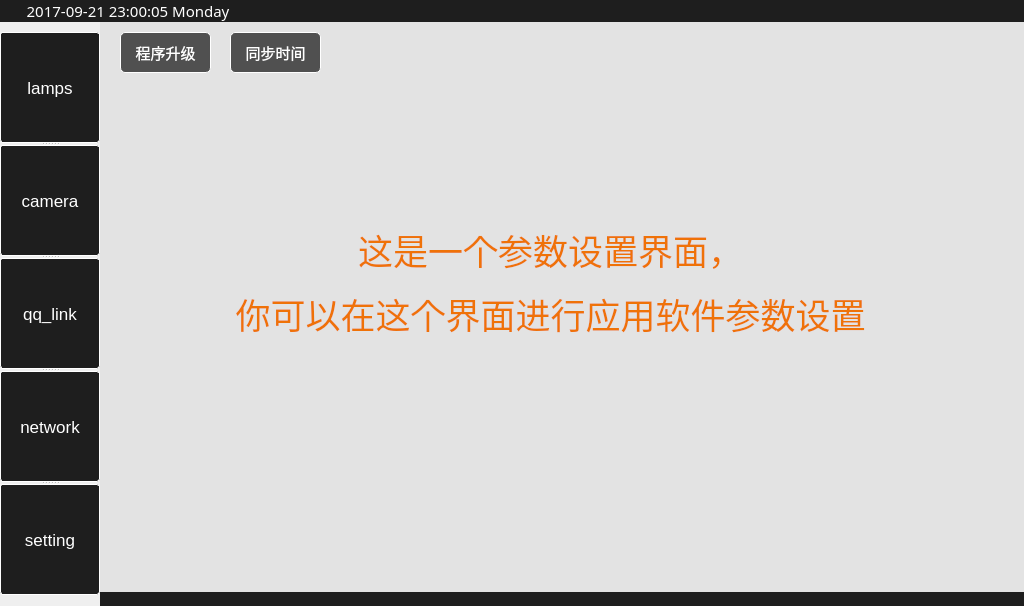
<?xml version="1.0" encoding="UTF-8"?>
<ui version="4.0">
 <class>WelcomeWidget</class>
 <widget class="QWidget" name="WelcomeWidget">
  <property name="windowModality">
   <enum>Qt::ApplicationModal</enum>
  </property>
  <property name="geometry">
   <rect>
    <x>0</x>
    <y>0</y>
    <width>1024</width>
    <height>606</height>
   </rect>
  </property>
  <property name="windowTitle">
   <string>WelcomeWidget</string>
  </property>
  <property name="autoFillBackground">
   <bool>true</bool>
  </property>
  <property name="styleSheet">
   <string notr="true"/>
  </property>
  <layout class="QGridLayout" name="gridLayout" rowstretch="0,0,0" columnstretch="0,0" rowminimumheight="0,0,0">
   <property name="sizeConstraint">
    <enum>QLayout::SetDefaultConstraint</enum>
   </property>
   <property name="leftMargin">
    <number>0</number>
   </property>
   <property name="topMargin">
    <number>0</number>
   </property>
   <property name="rightMargin">
    <number>0</number>
   </property>
   <property name="bottomMargin">
    <number>0</number>
   </property>
   <property name="spacing">
    <number>0</number>
   </property>
   <item row="0" column="0" colspan="2">
    <layout class="QHBoxLayout" name="horizontalLayout" stretch="1,3">
     <property name="spacing">
      <number>0</number>
     </property>
     <property name="sizeConstraint">
      <enum>QLayout::SetDefaultConstraint</enum>
     </property>
     <item>
      <widget class="QLabel" name="label_time">
       <property name="font">
        <font>
         <family>Ubuntu-Mono</family>
         <pointsize>-1</pointsize>
         <weight>50</weight>
         <italic>false</italic>
         <bold>false</bold>
        </font>
       </property>
       <property name="styleSheet">
        <string notr="true">font: 15px &quot;Ubuntu-Mono&quot;;
color: white;
background-color: rgb(30,30,30);</string>
       </property>
       <property name="lineWidth">
        <number>0</number>
       </property>
       <property name="text">
        <string>&lt;html&gt;&lt;head/&gt;&lt;body&gt;&lt;p align=&quot;center&quot;&gt;&lt;span style=&quot; font-size:11pt;&quot;&gt;2017-09-21 23:00:05 Monday&lt;/span&gt;&lt;/p&gt;&lt;/body&gt;&lt;/html&gt;</string>
       </property>
       <property name="alignment">
        <set>Qt::AlignCenter</set>
       </property>
       <property name="margin">
        <number>5</number>
       </property>
       <property name="indent">
        <number>0</number>
       </property>
      </widget>
     </item>
     <item>
      <widget class="QLabel" name="label_title">
       <property name="font">
        <font>
         <family>微软雅黑</family>
         <pointsize>-1</pointsize>
         <weight>50</weight>
         <italic>false</italic>
         <bold>false</bold>
        </font>
       </property>
       <property name="styleSheet">
        <string notr="true">font:  20px &quot;微软雅黑&quot;;
color: white;
background-color: rgb(14,135,228);
background-color: rgb(30,30,30);</string>
       </property>
       <property name="frameShape">
        <enum>QFrame::NoFrame</enum>
       </property>
       <property name="lineWidth">
        <number>0</number>
       </property>
       <property name="text">
        <string/>
       </property>
       <property name="textFormat">
        <enum>Qt::PlainText</enum>
       </property>
       <property name="alignment">
        <set>Qt::AlignCenter</set>
       </property>
       <property name="margin">
        <number>5</number>
       </property>
       <property name="indent">
        <number>0</number>
       </property>
      </widget>
     </item>
    </layout>
   </item>
   <item row="1" column="1">
    <widget class="QStackedWidget" name="stackedWidget">
     <property name="styleSheet">
      <string notr="true">background-color: rgb(227, 227, 227);</string>
     </property>
     <property name="frameShape">
      <enum>QFrame::NoFrame</enum>
     </property>
     <property name="lineWidth">
      <number>1</number>
     </property>
     <property name="currentIndex">
      <number>4</number>
     </property>
     <widget class="QWidget" name="page_lamps">
      <widget class="QPushButton" name="pb_all_lamps_ctrl">
       <property name="geometry">
        <rect>
         <x>640</x>
         <y>30</y>
         <width>71</width>
         <height>31</height>
        </rect>
       </property>
       <property name="styleSheet">
        <string notr="true">QPushButton{
	background-color: rgb(14,135,228);
	background-color: rgb(80,80,80);
	border-radius:5px;
	border:1px solid white;
	font-size:15px;
	color: white;
}

QPushButton:pressed
{
    background-color:rgb(228,135,14);
}

</string>
       </property>
       <property name="text">
        <string>全关</string>
       </property>
       <property name="checkable">
        <bool>true</bool>
       </property>
       <property name="checked">
        <bool>false</bool>
       </property>
       <property name="autoExclusive">
        <bool>true</bool>
       </property>
       <property name="flat">
        <bool>false</bool>
       </property>
      </widget>
      <widget class="QSlider" name="horizontalSlider_brightness">
       <property name="geometry">
        <rect>
         <x>64</x>
         <y>30</y>
         <width>461</width>
         <height>31</height>
        </rect>
       </property>
       <property name="styleSheet">
        <string notr="true">QSlider::groove:horizontal {
        height: 12px;  
	   background: qlineargradient(x1: 0, y1:0, x2: 0, y2: 1, stop: 0 rgb(124, 124, 124), stop: 1.0 rgb(71, 71, 71));
}

QSlider::handle:horizontal {
        width: 18px;
        background: rgb(228,135,14);
        margin: -6px 0px -6px 0px;
        border-radius: 5px;
}</string>
       </property>
       <property name="minimum">
        <number>0</number>
       </property>
       <property name="maximum">
        <number>100</number>
       </property>
       <property name="value">
        <number>30</number>
       </property>
       <property name="orientation">
        <enum>Qt::Horizontal</enum>
       </property>
      </widget>
      <widget class="QPushButton" name="pb_brightness_increase">
       <property name="geometry">
        <rect>
         <x>540</x>
         <y>30</y>
         <width>31</width>
         <height>31</height>
        </rect>
       </property>
       <property name="styleSheet">
        <string notr="true">QPushButton{
	background-color: rgb(14,135,228);
	background-color: rgb(80,80,80);
	border-radius:5px;
	border:1px solid white;
	font-size:15px;
	color: white;
}

QPushButton:pressed
{
    background-color:rgb(228,135,14);
	border-radius:5px;
	border:1px solid white;
	font-size:15px;
	color: white;
    padding-left:3px;
    padding-top:3px;
}</string>
       </property>
       <property name="text">
        <string>+</string>
       </property>
       <property name="flat">
        <bool>false</bool>
       </property>
      </widget>
      <widget class="QPushButton" name="pb_brightness_decrease">
       <property name="geometry">
        <rect>
         <x>22</x>
         <y>30</y>
         <width>31</width>
         <height>31</height>
        </rect>
       </property>
       <property name="styleSheet">
        <string notr="true">QPushButton{
	background-color: rgb(14,135,228);
	background-color: rgb(80,80,80);
	border-radius:5px;
	border:1px solid white;
	font-size:15px;
	color: white;
}

QPushButton:pressed
{
    background-color:rgb(228,135,14);
	border-radius:5px;
	border:1px solid white;
	font-size:15px;
	color: white;
    padding-left:3px;
    padding-top:3px;
}</string>
       </property>
       <property name="text">
        <string>-</string>
       </property>
       <property name="flat">
        <bool>false</bool>
       </property>
      </widget>
      <widget class="QLabel" name="label_brightness_value">
       <property name="geometry">
        <rect>
         <x>580</x>
         <y>30</y>
         <width>51</width>
         <height>31</height>
        </rect>
       </property>
       <property name="styleSheet">
        <string notr="true">border-color: rgb(0, 156, 234);
border: 2px solid  rgb(80, 80, 80);
border-radius: 5px;</string>
       </property>
       <property name="text">
        <string/>
       </property>
      </widget>
      <widget class="QLabel" name="label">
       <property name="geometry">
        <rect>
         <x>90</x>
         <y>120</y>
         <width>741</width>
         <height>321</height>
        </rect>
       </property>
       <property name="text">
        <string>&lt;html&gt;&lt;head/&gt;&lt;body&gt;&lt;p align=&quot;center&quot;&gt;&lt;span style=&quot; font-size:24pt; color:#e37d28;&quot;&gt;这是一个灯光调节界面，&lt;/span&gt;&lt;/p&gt;&lt;p align=&quot;center&quot;&gt;&lt;span style=&quot; font-size:24pt; color:#e37d28;&quot;&gt;你可以在这个界面进行灯光设备的相关操作&lt;/span&gt;&lt;/p&gt;&lt;/body&gt;&lt;/html&gt;</string>
       </property>
       <property name="textFormat">
        <enum>Qt::AutoText</enum>
       </property>
      </widget>
     </widget>
     <widget class="QWidget" name="page_camera">
      <widget class="QPushButton" name="pb_open_camera">
       <property name="geometry">
        <rect>
         <x>20</x>
         <y>10</y>
         <width>91</width>
         <height>41</height>
        </rect>
       </property>
       <property name="styleSheet">
        <string notr="true">QPushButton{
	background-color: rgb(14,135,228);
	background-color: rgb(80,80,80);
	border-radius:5px;
	border:1px solid white;
	font-size:15px;
	color: white;
}

QPushButton:pressed
{
    background-color:rgb(228,135,14);
	border-radius:5px;
	border:1px solid white;
	font-size:15px;
	color: white;
    padding-left:3px;
    padding-top:3px;
}</string>
       </property>
       <property name="text">
        <string>打开摄像头</string>
       </property>
       <property name="flat">
        <bool>false</bool>
       </property>
      </widget>
      <widget class="QPushButton" name="pb_take_photos">
       <property name="geometry">
        <rect>
         <x>150</x>
         <y>10</y>
         <width>101</width>
         <height>41</height>
        </rect>
       </property>
       <property name="styleSheet">
        <string notr="true">QPushButton{
	background-color: rgb(14,135,228);
	background-color: rgb(80,80,80);
	border-radius:5px;
	border:1px solid white;
	font-size:15px;
	color: white;
}

QPushButton:pressed
{
    background-color:rgb(228,135,14);
	border-radius:5px;
	border:1px solid white;
	font-size:15px;
	color: white;
    padding-left:3px;
    padding-top:3px;
}</string>
       </property>
       <property name="text">
        <string>点击拍照</string>
       </property>
       <property name="flat">
        <bool>false</bool>
       </property>
      </widget>
      <widget class="QPushButton" name="pb_take_videos">
       <property name="geometry">
        <rect>
         <x>290</x>
         <y>10</y>
         <width>91</width>
         <height>41</height>
        </rect>
       </property>
       <property name="styleSheet">
        <string notr="true">QPushButton{
	background-color: rgb(14,135,228);
	background-color: rgb(80,80,80);
	border-radius:5px;
	border:1px solid white;
	font-size:15px;
	color: white;
}

QPushButton:pressed
{
    background-color:rgb(228,135,14);
	border-radius:5px;
	border:1px solid white;
	font-size:15px;
	color: white;
    padding-left:3px;
    padding-top:3px;
}</string>
       </property>
       <property name="text">
        <string>开始录像</string>
       </property>
       <property name="flat">
        <bool>false</bool>
       </property>
      </widget>
      <widget class="QLabel" name="label_camera">
       <property name="geometry">
        <rect>
         <x>20</x>
         <y>70</y>
         <width>360</width>
         <height>240</height>
        </rect>
       </property>
       <property name="styleSheet">
        <string notr="true">border-color: rgb(0, 156, 234);
border: 1px solid  rgb(80, 80, 80);
border-radius: 5px;</string>
       </property>
       <property name="text">
        <string/>
       </property>
       <property name="scaledContents">
        <bool>true</bool>
       </property>
      </widget>
      <widget class="QLabel" name="label_2">
       <property name="geometry">
        <rect>
         <x>160</x>
         <y>310</y>
         <width>701</width>
         <height>191</height>
        </rect>
       </property>
       <property name="text">
        <string>&lt;html&gt;&lt;head/&gt;&lt;body&gt;&lt;p align=&quot;center&quot;&gt;&lt;span style=&quot; font-size:26pt; color:#ef7208;&quot;&gt;这是一个摄像头显示界面，&lt;/span&gt;&lt;/p&gt;&lt;p align=&quot;center&quot;&gt;&lt;span style=&quot; font-size:26pt; color:#ef7208;&quot;&gt;你可以在这个界面进行摄像头的相关操作&lt;/span&gt;&lt;/p&gt;&lt;/body&gt;&lt;/html&gt;</string>
       </property>
       <property name="textFormat">
        <enum>Qt::AutoText</enum>
       </property>
      </widget>
     </widget>
     <widget class="QWidget" name="page_qqlink">
      <widget class="QPushButton" name="pb_link_qq_server">
       <property name="geometry">
        <rect>
         <x>20</x>
         <y>10</y>
         <width>81</width>
         <height>41</height>
        </rect>
       </property>
       <property name="styleSheet">
        <string notr="true">QPushButton{
	background-color: rgb(14,135,228);
	background-color: rgb(80,80,80);
	border-radius:5px;
	border:1px solid white;
	font-size:15px;
	color: white;
}

QPushButton:pressed
{
    background-color:rgb(228,135,14);
	border-radius:5px;
	border:1px solid white;
	font-size:15px;
	color: white;
    padding-left:3px;
    padding-top:3px;
}</string>
       </property>
       <property name="text">
        <string>连接QQ</string>
       </property>
       <property name="flat">
        <bool>false</bool>
       </property>
      </widget>
      <widget class="QLabel" name="label_link_status">
       <property name="geometry">
        <rect>
         <x>110</x>
         <y>10</y>
         <width>101</width>
         <height>41</height>
        </rect>
       </property>
       <property name="styleSheet">
        <string notr="true">border-color: rgb(0, 156, 234);
border: 2px solid  rgb(80, 80, 80);
border-radius: 5px;</string>
       </property>
       <property name="text">
        <string>&lt;html&gt;&lt;head/&gt;&lt;body&gt;&lt;p align=&quot;center&quot;&gt;&lt;br/&gt;&lt;/p&gt;&lt;/body&gt;&lt;/html&gt;</string>
       </property>
      </widget>
      <widget class="QLabel" name="label_product_id">
       <property name="geometry">
        <rect>
         <x>300</x>
         <y>10</y>
         <width>111</width>
         <height>41</height>
        </rect>
       </property>
       <property name="styleSheet">
        <string notr="true">border-color: rgb(0, 156, 234);
border: 2px solid  rgb(80, 80, 80);
border-radius: 5px;</string>
       </property>
       <property name="text">
        <string>&lt;html&gt;&lt;head/&gt;&lt;body&gt;&lt;p align=&quot;center&quot;&gt;&lt;br/&gt;&lt;/p&gt;&lt;/body&gt;&lt;/html&gt;</string>
       </property>
      </widget>
      <widget class="QLabel" name="label_id">
       <property name="geometry">
        <rect>
         <x>220</x>
         <y>10</y>
         <width>71</width>
         <height>41</height>
        </rect>
       </property>
       <property name="styleSheet">
        <string notr="true">font:  15px &quot;微软雅黑&quot;;
color: black;</string>
       </property>
       <property name="text">
        <string>&lt;html&gt;&lt;head/&gt;&lt;body&gt;&lt;p align=&quot;center&quot;&gt;&lt;span style=&quot; font-size:14pt; color:#ffaa00;&quot;&gt;设备ID&lt;/span&gt;&lt;/p&gt;&lt;/body&gt;&lt;/html&gt;</string>
       </property>
      </widget>
      <widget class="QLabel" name="label_3">
       <property name="geometry">
        <rect>
         <x>80</x>
         <y>170</y>
         <width>761</width>
         <height>191</height>
        </rect>
       </property>
       <property name="text">
        <string>&lt;html&gt;&lt;head/&gt;&lt;body&gt;&lt;p align=&quot;center&quot;&gt;&lt;span style=&quot; font-size:26pt; color:#ef7208;&quot;&gt;这是一个QQ物联操作界面，&lt;/span&gt;&lt;/p&gt;&lt;p align=&quot;center&quot;&gt;&lt;span style=&quot; font-size:26pt; color:#ef7208;&quot;&gt;你可以在这个界面进行QQ物联设备的相关操作&lt;/span&gt;&lt;/p&gt;&lt;/body&gt;&lt;/html&gt;</string>
       </property>
       <property name="textFormat">
        <enum>Qt::AutoText</enum>
       </property>
      </widget>
     </widget>
     <widget class="QWidget" name="page_network">
      <widget class="QPushButton" name="pb_register">
       <property name="geometry">
        <rect>
         <x>20</x>
         <y>10</y>
         <width>91</width>
         <height>41</height>
        </rect>
       </property>
       <property name="styleSheet">
        <string notr="true">QPushButton{
	background-color: rgb(14,135,228);
	background-color: rgb(80,80,80);
	border-radius:5px;
	border:1px solid white;
	font-size:15px;
	color: white;
}

QPushButton:pressed
{
    background-color:rgb(228,135,14);
	border-radius:5px;
	border:1px solid white;
	font-size:15px;
	color: white;
    padding-left:3px;
    padding-top:3px;
}</string>
       </property>
       <property name="text">
        <string>注册/注销</string>
       </property>
       <property name="flat">
        <bool>false</bool>
       </property>
      </widget>
      <widget class="QPlainTextEdit" name="plainTextEdit_uart_tx">
       <property name="geometry">
        <rect>
         <x>20</x>
         <y>100</y>
         <width>301</width>
         <height>311</height>
        </rect>
       </property>
       <property name="styleSheet">
        <string notr="true">QPlainTextEdit{
	background-color: white;
	border-radius:5px;
	border:2px solid ;
	border-color: rgb(80,80,80);
	color: black;
	font: 9pt &quot;Ubuntu Mono&quot;;
}</string>
       </property>
      </widget>
      <widget class="QPlainTextEdit" name="plainTextEdit_uart_rx">
       <property name="geometry">
        <rect>
         <x>360</x>
         <y>100</y>
         <width>301</width>
         <height>311</height>
        </rect>
       </property>
       <property name="styleSheet">
        <string notr="true">QPlainTextEdit{
	background-color: white;
	border-radius:5px;
	border:2px solid ;
	border-color: rgb(80,80,80);
	color: black;
	font: 9pt &quot;Ubuntu Mono&quot;;
}</string>
       </property>
      </widget>
      <widget class="QLabel" name="label_tx">
       <property name="geometry">
        <rect>
         <x>20</x>
         <y>60</y>
         <width>91</width>
         <height>31</height>
        </rect>
       </property>
       <property name="styleSheet">
        <string notr="true">font:  15px &quot;微软雅黑&quot;;
color: black;</string>
       </property>
       <property name="text">
        <string>&lt;html&gt;&lt;head/&gt;&lt;body&gt;&lt;p align=&quot;center&quot;&gt;&lt;span style=&quot; font-size:12pt; color:#ffaa00;&quot;&gt;发送内容&lt;/span&gt;&lt;/p&gt;&lt;/body&gt;&lt;/html&gt;</string>
       </property>
      </widget>
      <widget class="QLabel" name="label_rx">
       <property name="geometry">
        <rect>
         <x>360</x>
         <y>60</y>
         <width>91</width>
         <height>31</height>
        </rect>
       </property>
       <property name="styleSheet">
        <string notr="true">font:  15px &quot;微软雅黑&quot;;
color: black;</string>
       </property>
       <property name="text">
        <string>&lt;html&gt;&lt;head/&gt;&lt;body&gt;&lt;p align=&quot;center&quot;&gt;&lt;span style=&quot; font-size:12pt; color:#ffaa00;&quot;&gt;接收内容&lt;/span&gt;&lt;/p&gt;&lt;/body&gt;&lt;/html&gt;</string>
       </property>
      </widget>
      <widget class="QLabel" name="label_card">
       <property name="geometry">
        <rect>
         <x>130</x>
         <y>10</y>
         <width>51</width>
         <height>41</height>
        </rect>
       </property>
       <property name="styleSheet">
        <string notr="true">font:  15px &quot;微软雅黑&quot;;
color: black;</string>
       </property>
       <property name="text">
        <string>&lt;html&gt;&lt;head/&gt;&lt;body&gt;&lt;p align=&quot;center&quot;&gt;&lt;span style=&quot; font-weight:600; color:#ffaa00;&quot;&gt;门号&lt;/span&gt;&lt;/p&gt;&lt;/body&gt;&lt;/html&gt;</string>
       </property>
      </widget>
      <widget class="QLabel" name="label_card_2">
       <property name="geometry">
        <rect>
         <x>280</x>
         <y>10</y>
         <width>51</width>
         <height>41</height>
        </rect>
       </property>
       <property name="styleSheet">
        <string notr="true">font:  15px &quot;微软雅黑&quot;;
color: black;</string>
       </property>
       <property name="text">
        <string>&lt;html&gt;&lt;head/&gt;&lt;body&gt;&lt;p align=&quot;center&quot;&gt;&lt;span style=&quot; font-weight:600; color:#ffaa00;&quot;&gt;卡号&lt;/span&gt;&lt;/p&gt;&lt;/body&gt;&lt;/html&gt;</string>
       </property>
      </widget>
      <widget class="QPlainTextEdit" name="plainTextEdit_doornum">
       <property name="geometry">
        <rect>
         <x>190</x>
         <y>10</y>
         <width>81</width>
         <height>41</height>
        </rect>
       </property>
       <property name="styleSheet">
        <string notr="true">QPlainTextEdit{
	background-color: white;
	border-radius:5px;
	border:2px solid ;
	border-color: rgb(80,80,80);
	color: black;
}</string>
       </property>
      </widget>
      <widget class="QPlainTextEdit" name="plainTextEdit_cardnum">
       <property name="geometry">
        <rect>
         <x>340</x>
         <y>10</y>
         <width>141</width>
         <height>41</height>
        </rect>
       </property>
       <property name="styleSheet">
        <string notr="true">QPlainTextEdit{
	background-color: white;
	border-radius:5px;
	border:2px solid ;
	border-color: rgb(80,80,80);
	color: black;
}</string>
       </property>
      </widget>
      <widget class="QLabel" name="label_state">
       <property name="geometry">
        <rect>
         <x>490</x>
         <y>10</y>
         <width>51</width>
         <height>41</height>
        </rect>
       </property>
       <property name="styleSheet">
        <string notr="true">font:  15px &quot;微软雅黑&quot;;
color: black;</string>
       </property>
       <property name="text">
        <string>&lt;html&gt;&lt;head/&gt;&lt;body&gt;&lt;p align=&quot;center&quot;&gt;&lt;span style=&quot; font-weight:600; color:#ffaa00;&quot;&gt;状态&lt;/span&gt;&lt;/p&gt;&lt;/body&gt;&lt;/html&gt;</string>
       </property>
      </widget>
      <widget class="QPlainTextEdit" name="plainTextEdit_state">
       <property name="geometry">
        <rect>
         <x>550</x>
         <y>10</y>
         <width>111</width>
         <height>41</height>
        </rect>
       </property>
       <property name="styleSheet">
        <string notr="true">QPlainTextEdit{
	background-color: white;
	border-radius:5px;
	border:2px solid ;
	border-color: rgb(80,80,80);
	color: black;
}</string>
       </property>
      </widget>
      <widget class="QPushButton" name="pb_clear_tx">
       <property name="geometry">
        <rect>
         <x>240</x>
         <y>60</y>
         <width>71</width>
         <height>31</height>
        </rect>
       </property>
       <property name="styleSheet">
        <string notr="true">QPushButton{
	background-color: rgb(80,80,80);
	border-radius:5px;
	border:1px solid white;
	font-size:15px;
	color: white;
}

QPushButton:pressed
{
    background-color:rgb(228,135,14);
	border-radius:5px;
	border:1px solid white;
	font-size:15px;
	color: white;
    padding-left:3px;
    padding-top:3px;
}</string>
       </property>
       <property name="text">
        <string>清屏</string>
       </property>
       <property name="flat">
        <bool>false</bool>
       </property>
      </widget>
      <widget class="QPushButton" name="pb_clear_rx">
       <property name="geometry">
        <rect>
         <x>580</x>
         <y>60</y>
         <width>71</width>
         <height>31</height>
        </rect>
       </property>
       <property name="styleSheet">
        <string notr="true">QPushButton{
	background-color: rgb(14,135,228);
	background-color: rgb(80,80,80);
	border-radius:5px;
	border:1px solid white;
	font-size:15px;
	color: white;
}

QPushButton:pressed
{
    background-color:rgb(228,135,14);
	border-radius:5px;
	border:1px solid white;
	font-size:15px;
	color: white;
    padding-left:3px;
    padding-top:3px;
}</string>
       </property>
       <property name="text">
        <string>清屏</string>
       </property>
       <property name="flat">
        <bool>false</bool>
       </property>
      </widget>
      <widget class="QLabel" name="label_4">
       <property name="geometry">
        <rect>
         <x>60</x>
         <y>410</y>
         <width>761</width>
         <height>111</height>
        </rect>
       </property>
       <property name="text">
        <string>&lt;html&gt;&lt;head/&gt;&lt;body&gt;&lt;p align=&quot;center&quot;&gt;&lt;span style=&quot; font-size:26pt; color:#ef7208;&quot;&gt;这是一个工业网络调试界面，&lt;/span&gt;&lt;/p&gt;&lt;p align=&quot;center&quot;&gt;&lt;span style=&quot; font-size:26pt; color:#ef7208;&quot;&gt;你可以在这个界面调试工业网络协议&lt;/span&gt;&lt;/p&gt;&lt;/body&gt;&lt;/html&gt;</string>
       </property>
       <property name="textFormat">
        <enum>Qt::AutoText</enum>
       </property>
      </widget>
     </widget>
     <widget class="QWidget" name="page_setting">
      <widget class="QPushButton" name="pb_update">
       <property name="geometry">
        <rect>
         <x>20</x>
         <y>10</y>
         <width>91</width>
         <height>41</height>
        </rect>
       </property>
       <property name="styleSheet">
        <string notr="true">QPushButton{
	background-color: rgb(14,135,228);
	background-color: rgb(80,80,80);
	border-radius:5px;
	border:1px solid white;
	font-size:15px;
	color: white;
}

QPushButton:pressed
{
    background-color:rgb(228,135,14);
	border-radius:5px;
	border:1px solid white;
	font-size:15px;
	color: white;
    padding-left:3px;
    padding-top:3px;
}</string>
       </property>
       <property name="text">
        <string>程序升级</string>
       </property>
       <property name="flat">
        <bool>false</bool>
       </property>
      </widget>
      <widget class="QPushButton" name="pb_time_update">
       <property name="geometry">
        <rect>
         <x>130</x>
         <y>10</y>
         <width>91</width>
         <height>41</height>
        </rect>
       </property>
       <property name="styleSheet">
        <string notr="true">QPushButton{
	background-color: rgb(14,135,228);
	background-color: rgb(80,80,80);
	border-radius:5px;
	border:1px solid white;
	font-size:15px;
	color: white;
}

QPushButton:pressed
{
    background-color:rgb(228,135,14);
	border-radius:5px;
	border:1px solid white;
	font-size:15px;
	color: white;
    padding-left:3px;
    padding-top:3px;
}</string>
       </property>
       <property name="text">
        <string>同步时间</string>
       </property>
       <property name="flat">
        <bool>false</bool>
       </property>
      </widget>
      <widget class="QLabel" name="label_5">
       <property name="geometry">
        <rect>
         <x>70</x>
         <y>190</y>
         <width>761</width>
         <height>141</height>
        </rect>
       </property>
       <property name="text">
        <string>&lt;html&gt;&lt;head/&gt;&lt;body&gt;&lt;p align=&quot;center&quot;&gt;&lt;span style=&quot; font-size:26pt; color:#ef7208;&quot;&gt;这是一个参数设置界面，&lt;/span&gt;&lt;/p&gt;&lt;p align=&quot;center&quot;&gt;&lt;span style=&quot; font-size:26pt; color:#ef7208;&quot;&gt;你可以在这个界面进行应用软件参数设置&lt;/span&gt;&lt;/p&gt;&lt;/body&gt;&lt;/html&gt;</string>
       </property>
       <property name="textFormat">
        <enum>Qt::AutoText</enum>
       </property>
      </widget>
      <zorder>pb_update</zorder>
      <zorder>pb_time_update</zorder>
      <zorder>splitter</zorder>
      <zorder>label_5</zorder>
     </widget>
    </widget>
   </item>
   <item row="2" column="1">
    <widget class="QLabel" name="label_information">
     <property name="sizePolicy">
      <sizepolicy hsizetype="Preferred" vsizetype="Preferred">
       <horstretch>0</horstretch>
       <verstretch>0</verstretch>
      </sizepolicy>
     </property>
     <property name="layoutDirection">
      <enum>Qt::LeftToRight</enum>
     </property>
     <property name="styleSheet">
      <string notr="true">font: 15px &quot;Ubuntu-Mono&quot;;
color: white;
background-color: rgb(30,30,30);</string>
     </property>
     <property name="lineWidth">
      <number>0</number>
     </property>
     <property name="text">
      <string/>
     </property>
     <property name="textFormat">
      <enum>Qt::PlainText</enum>
     </property>
     <property name="alignment">
      <set>Qt::AlignRight|Qt::AlignTrailing|Qt::AlignVCenter</set>
     </property>
     <property name="margin">
      <number>5</number>
     </property>
     <property name="indent">
      <number>0</number>
     </property>
    </widget>
   </item>
   <item row="1" column="0" rowspan="2">
    <widget class="QSplitter" name="splitter">
     <property name="enabled">
      <bool>true</bool>
     </property>
     <property name="minimumSize">
      <size>
       <width>100</width>
       <height>0</height>
      </size>
     </property>
     <property name="maximumSize">
      <size>
       <width>100</width>
       <height>563</height>
      </size>
     </property>
     <property name="styleSheet">
      <string notr="true">QPushButton{
	background-color: rgb(14,135,228);
	background-color: rgb(30, 30, 30);
	border-radius:3px;
	border:1px solid white;
	font-size:17px;
	color: white;
}

QPushButton:checked
{
    background-color:rgb(228,135,14);
	font-size:17px;
}</string>
     </property>
     <property name="frameShape">
      <enum>QFrame::NoFrame</enum>
     </property>
     <property name="lineWidth">
      <number>1</number>
     </property>
     <property name="midLineWidth">
      <number>1</number>
     </property>
     <property name="orientation">
      <enum>Qt::Vertical</enum>
     </property>
     <property name="handleWidth">
      <number>2</number>
     </property>
     <widget class="QPushButton" name="pb_lamps">
      <property name="sizePolicy">
       <sizepolicy hsizetype="Preferred" vsizetype="Preferred">
        <horstretch>0</horstretch>
        <verstretch>0</verstretch>
       </sizepolicy>
      </property>
      <property name="minimumSize">
       <size>
        <width>0</width>
        <height>0</height>
       </size>
      </property>
      <property name="maximumSize">
       <size>
        <width>100</width>
        <height>111</height>
       </size>
      </property>
      <property name="styleSheet">
       <string notr="true"/>
      </property>
      <property name="text">
       <string>lamps</string>
      </property>
      <property name="checkable">
       <bool>true</bool>
      </property>
      <property name="autoExclusive">
       <bool>true</bool>
      </property>
      <attribute name="buttonGroup">
       <string notr="true">buttonGroup</string>
      </attribute>
     </widget>
     <widget class="QPushButton" name="pb_camera">
      <property name="sizePolicy">
       <sizepolicy hsizetype="Preferred" vsizetype="Preferred">
        <horstretch>0</horstretch>
        <verstretch>0</verstretch>
       </sizepolicy>
      </property>
      <property name="minimumSize">
       <size>
        <width>0</width>
        <height>0</height>
       </size>
      </property>
      <property name="maximumSize">
       <size>
        <width>100</width>
        <height>111</height>
       </size>
      </property>
      <property name="text">
       <string>camera</string>
      </property>
      <property name="checkable">
       <bool>true</bool>
      </property>
      <property name="checked">
       <bool>false</bool>
      </property>
      <property name="autoExclusive">
       <bool>true</bool>
      </property>
      <attribute name="buttonGroup">
       <string notr="true">buttonGroup</string>
      </attribute>
     </widget>
     <widget class="QPushButton" name="pb_qqlink">
      <property name="sizePolicy">
       <sizepolicy hsizetype="Preferred" vsizetype="Preferred">
        <horstretch>0</horstretch>
        <verstretch>0</verstretch>
       </sizepolicy>
      </property>
      <property name="minimumSize">
       <size>
        <width>0</width>
        <height>0</height>
       </size>
      </property>
      <property name="maximumSize">
       <size>
        <width>100</width>
        <height>111</height>
       </size>
      </property>
      <property name="text">
       <string>qq_link</string>
      </property>
      <property name="checkable">
       <bool>true</bool>
      </property>
      <property name="autoExclusive">
       <bool>true</bool>
      </property>
      <attribute name="buttonGroup">
       <string notr="true">buttonGroup</string>
      </attribute>
     </widget>
     <widget class="QPushButton" name="pb_network">
      <property name="sizePolicy">
       <sizepolicy hsizetype="Preferred" vsizetype="Preferred">
        <horstretch>0</horstretch>
        <verstretch>0</verstretch>
       </sizepolicy>
      </property>
      <property name="minimumSize">
       <size>
        <width>0</width>
        <height>0</height>
       </size>
      </property>
      <property name="maximumSize">
       <size>
        <width>100</width>
        <height>111</height>
       </size>
      </property>
      <property name="text">
       <string>network</string>
      </property>
      <property name="checkable">
       <bool>true</bool>
      </property>
      <property name="autoExclusive">
       <bool>true</bool>
      </property>
      <attribute name="buttonGroup">
       <string notr="true">buttonGroup</string>
      </attribute>
     </widget>
     <widget class="QPushButton" name="pb_setting">
      <property name="sizePolicy">
       <sizepolicy hsizetype="Preferred" vsizetype="Preferred">
        <horstretch>0</horstretch>
        <verstretch>0</verstretch>
       </sizepolicy>
      </property>
      <property name="minimumSize">
       <size>
        <width>0</width>
        <height>0</height>
       </size>
      </property>
      <property name="maximumSize">
       <size>
        <width>100</width>
        <height>111</height>
       </size>
      </property>
      <property name="text">
       <string>setting</string>
      </property>
      <property name="checkable">
       <bool>true</bool>
      </property>
      <property name="autoExclusive">
       <bool>true</bool>
      </property>
      <attribute name="buttonGroup">
       <string notr="true">buttonGroup</string>
      </attribute>
     </widget>
    </widget>
   </item>
  </layout>
 </widget>
 <layoutdefault spacing="6" margin="11"/>
 <resources/>
 <connections/>
 <buttongroups>
  <buttongroup name="buttonGroup"/>
 </buttongroups>
</ui>
